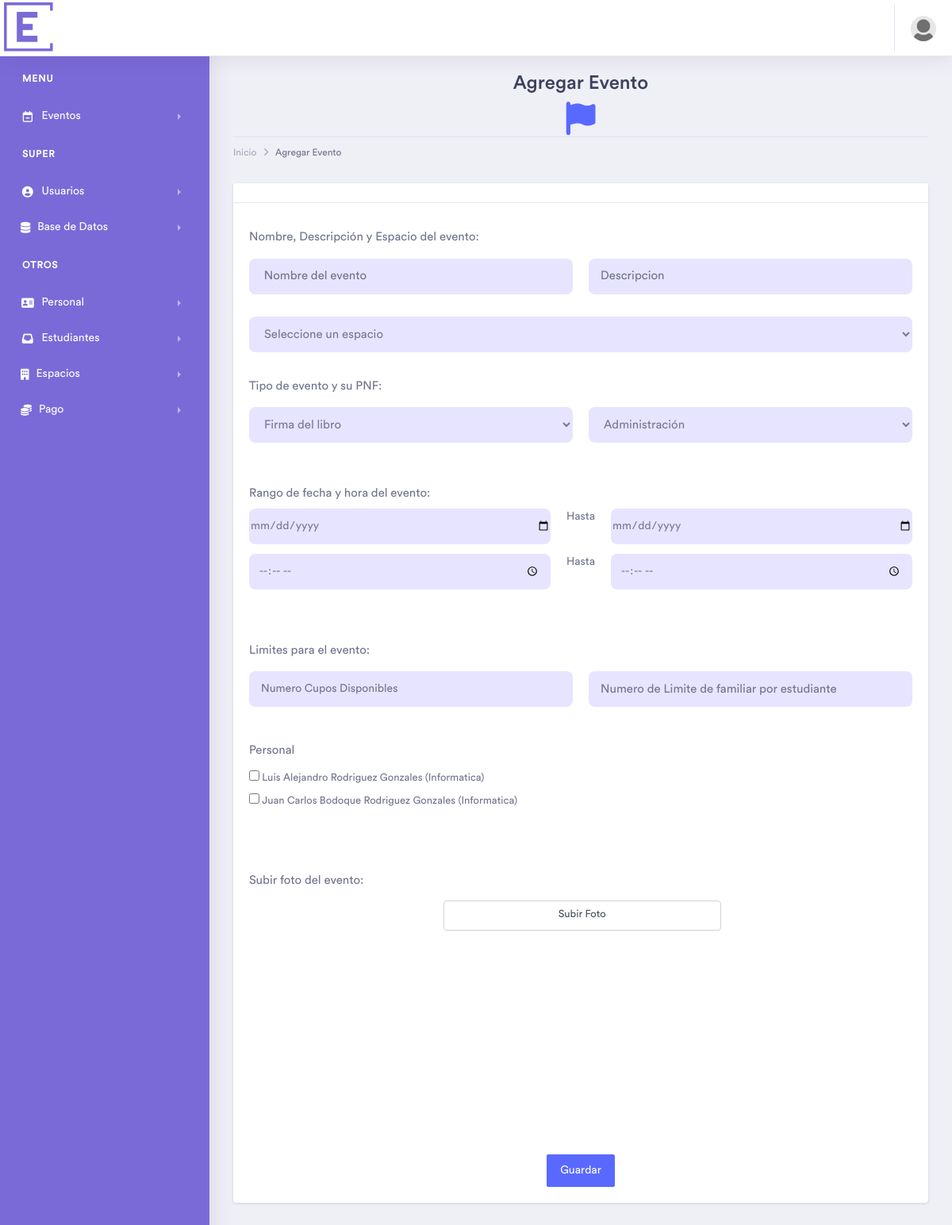
Screenshot of /php/agregarevento.php?id=2 (signed in) with the database file from the repository.
### tables this page shows
CREATE TABLE `usuarios` (
  `id` int(99) NOT NULL AUTO_INCREMENT,
  `username` text NOT NULL,
  `password` varchar(255) NOT NULL,
  `email` varchar(50) NOT NULL,
  `phone` text NOT NULL,
  `codigo` int(50) NOT NULL,
  `tutorial` int(11) NOT NULL,
  `activo` int(11) NOT NULL,
  `privilegio` int(11) NOT NULL,
  `disp` int(11) NOT NULL,
  `foto` varchar(100) NOT NULL,
  `exp` datetime(6) NOT NULL,
  `direccion` varchar(25) NOT NULL,
  `fundacion` varchar(100) NOT NULL,
  `institucion` varchar(100) NOT NULL,
  `banco` varchar(99) NOT NULL,
  `referencia` int(99) NOT NULL,
  `membresia` varchar(255) NOT NULL,
  PRIMARY KEY (`id`)
);

CREATE TABLE `profesores` (
  `id` int(11) NOT NULL AUTO_INCREMENT,
  `nombre` varchar(90) NOT NULL,
  `apellido` varchar(90) NOT NULL,
  `telefono` varchar(10) NOT NULL,
  `documento` varchar(1) NOT NULL,
  `dni` varchar(10) NOT NULL,
  `pnf` varchar(20) NOT NULL,
  `foto` varchar(255) NOT NULL,
  `direccion` varchar(255) NOT NULL,
  `disp` int(2) NOT NULL,
  `ide` int(20) NOT NULL,
  `Activo` int(10) NOT NULL,
  PRIMARY KEY (`id`)
);

### php/AgregarEvento.php (the view, shortened to what the rows shown need)
<!doctype html>
<html lang="en">
<head>
    <link rel="stylesheet" href="../assets/vendor/bootstrap/css/bootstrap.min.css">
    <link href="../assets/vendor/fonts/circular-std/style.css" rel="stylesheet">
    <link rel="stylesheet" href="../assets/libs/css/style.css">
    <link rel="stylesheet" href="../assets/vendor/fonts/fontawesome/css/fontawesome-all.css">
    <link rel="stylesheet" href="estilos.css">
</head>
<?php
include 'barra.php';
$ide = $row['id'];
if ($privilegio == 0) {
} elseif ($privilegio == 1) {
$id= $_REQUEST ['id'];
}
?>
        <div class="dashboard-wrapper">
            <div class="container-fluid dashboard-content">
            <div class="row">
                    <div class="col-xl-12 col-lg-12 col-md-12 col-sm-12 col-12">
                        <div class="page-header">
                        <div style="text-align: center;">
                            <h2 class="pageheader-title">Agregar Evento</h2>            <i class="fa fa-flag fa-fw fa-3x text-primary"></i>
</div>
                        </div>
                    </div>
                </div>
                <div class="row">
                    <div class="col-xl-12 col-lg-12 col-md-12 col-sm-12 col-12">
                        <div class="card">
                            <div class="card-body">
                                <form action="agregareventoppp.php?user=super" method="POST" enctype="multipart/form-data">
                                    <?php
  if ($privilegio == 0) {
      ?>
         <?php
                                        $sql = "SELECT lugar FROM espacios WHERE Disponibilidad = 'Disponible' AND ide = $ide ORDER BY id DESC";
                                        $result = $conexion->query($sql);
                                    ?>
<label class="col-form-label">Nombre, Descripción y Espacio del evento:</label>
<div class="row-two-fields">
    <div class="form-group">
<div class="contenedor">
                                    <input  name="nombre" type="text" placeholder=" Nombre del evento" maxlength= "40" minlength="5" required="" pattern= "[a-z A-Z]+">
                                      </div>
                                    </div>
<div class="form-group">
                                    <div class="contenedordos">
                                    <input  name="descrip" type="text" placeholder="Descripcion" maxlength= "40" minlength="5" required="">
                                    </div>
                                      </div>
</div>
                                <div class="form-group">
                                     <select class="select" id="input-select" name="campo" required>
                                                <option value="">Seleccione un espacio</option>
                                                    <?php
                                                    if ($result->num_rows > 0) {
                                                        while ($row55 = $result->fetch_assoc()) {
                                                            echo "<option value='" . $row55['lugar'] . "'>" . $row55['lugar'] . "</option>";
                                                        }
                                                    } else {
                                                        echo "<option value=''>No hay espacios disponibles</option>";
                                                    }
                                                    ?>
                                                </select>
                                                   </div>
  <label class="col-form-label">Tipo de evento y su PNF:</label>
<div class="row-two-fields">
                                      <div class="form-group">
                                                <select class="select" id="input-select" name="tipo" required>
                                                    <option>Firma del libro</option>
                                                    <option>Acta de grado</option>
                                                    <option>Imposision de medalla</option>
                                                    <option>Otro</option>
                                                </select>
                                           </div>
 <div class="form-group">
                                                    <select id="pnf" name="pnf" required class="select">
                                                    <option value="administracion">Administración</option>
                                                    <option value="agroalimentaria">Agroalimentaria</option>
                                                    <option value="construccion civil">Construcción Civil</option>
                                                    <option value="electricidad">Electricidad</option>
                                                    <option value="electronica">Electrónica</option>
                                                    <option value="enfermeria">Enfermería</option>
                                                    <option value="informatica">Informática</option>
                                                    <option value="economia">Economía</option>
                                                    <option value="mecanica">Mecánica</option>
                                                    <option value="turismo">Turismo</option>
                                                    </select>
                                                    <br>
                                                    <br>
    </div>
      </div>
  <label class="col-form-label">Rango de fecha y hora del evento:</label>
<div class="row-two-fields">
    <div class="form-group">
        <input name="fechai" required type="date" min="<?= date("Y-m-d");?>">
    </div>
Hasta
    <div class="form-group">
        <input name="fechac" required  type="date" min="<?= date("Y-m-d");?>">
    </div>
</div>
<div class="row-two-fields">
<div class="form-group">
<input id="inputText3" required name="horai"type="time" class="form-control" >
</div>
Hasta
<div class="form-group">
<input id="inputText3" required name="horac" type="time" class="form-control">
</div>
</div>
  <label class="col-form-label">Limites para el evento:</label>
  <div class="row-two-fields">
<div class="form-group">
<div class="rueda">
<input id="inputText3" required placeholder="Numero Cupos Disponibles" name="cupos" type="number" class="contenedor" min="1" maxlength="4" pattern="[a-z A-Z]+">
</div>
</div>
<div class="form-group">
<div class="ruedados">
<input id="inputText3" required name="familia" placeholder="Numero de Limite de familiar por estudiante" type="number" class="form-control" min="1" maxlength="4" pattern="[a-z A-Z]+">
</div>
</div>
</div>
      <?php
  } elseif ($privilegio == 1) {
      ?>
<?php
                                        $sql = "SELECT lugar FROM espacios WHERE Disponibilidad = 'Disponible' AND ide = $id ORDER BY id DESC";
                                        $result = $conexion->query($sql);
                                    ?>
                                    <label class="col-form-label">Nombre, Descripción y Espacio del evento:</label>
                                <div class="row-two-fields">
                                    <div class="form-group">
                                         </div>
             <div class="form-group">
                                         </div>
                                                </div>
                                 <div class="form-group">
                                     <select class="select" id="input-select" name="campo" required>
                                                </select>
                                                  </div>
<label class="col-form-label">Tipo de evento y su PNF:</label>
<div class="row-two-fields">
     <div class="form-group">
                                                 </div>
<div class="form-group">
                                                    <br>
                                                    <br>
                                                    </div>
                                                    </div>
  <label class="col-form-label">Rango de fecha y hora del evento:</label>
<div class="row-two-fields">
     <div class="form-group">
</div>
Hasta
 <div  class="form-group">
</div>
</div>
<div class="row-two-fields">
<div class="form-group">
</div>
Hasta
<div class="form-group">
</div>
</div>
<br>
<br>
<label class="col-form-label">Limites para el evento:</label>
<div class="row-two-fields">
<div class="form-group">
</div>
<div class="form-group">
</div>
</div>
      <?php
  }
  ?>
                                    <?php
                                    if ($privilegio == 0) {
                                        $sql = "SELECT id, nombre, apellido, pnf FROM profesores WHERE ide = $ide AND disp = 0 ";
                                    $result = $conexion->query($sql);
                                    } elseif ($privilegio == 1) {
                                       $sql = "SELECT id, nombre, apellido, pnf FROM profesores WHERE ide = $id AND disp = 0 ";
                                    $result = $conexion->query($sql);
                                    }
                                    ?>
                                    <label for="inputText3" class="col-form-label">Personal</label> <br>
                                       <?php
                                    if ($result->num_rows > 0) {
                                        while($row = $result->fetch_assoc()) {
                                            echo "<label><input type='checkbox' name='prof[]' value='" . $row['nombre'] . " " . $row['apellido'] . " (" . $row['pnf'] . ")" .  " '> " . $row['nombre'] . " " . $row['apellido'] . " (" . $row['pnf'] . ")" .  "</label><br>";
                                        }
                                    } else {
                                        echo "No se encontraron nombres en la base de datos.";
                                    }
                                    ?>
                                    <br>
          <br>
          <br>
               <label class="col-form-label">Subir foto del evento:</label>
          <div style="text-align: center;">
                                    <div class="custom-file mb-3">
                                            </div>
<br><br><br><br><br><br><br><br><br><br><br><br><br><br>
                                    <button href="SuperAñadir_Personalstudent.php" class="btn btn-primary "><i class="zmdi zmdi-floppy"></i> Guardar</button>
                                </form>
                            </div>
                        </div>
                    </div>
                </div>
            </div>
        </div>
    </div>
</body>
</html>

### php/barra.php (shortened to what the rows shown need)
<?php
require 'conexion.php';
if (!isset($_SESSION['usuario'])) {
    header('Location: inicio.php');
} else
$username = $_SESSION['usuario'];
$privilegio = $_SESSION['privilegio'];
$query = "SELECT * FROM usuarios WHERE username= '$username'";
$resultado=$conexion->query($query);
$row = $resultado->fetch_assoc();
?>
<body>
    <div class="dashboard-main-wrapper">
         <div class="dashboard-header">
            <nav class="navbar navbar-expand-lg bg-white fixed-top">
                <div class="collapse navbar-collapse " id="navbarSupportedContent">
                    <ul class="navbar-nav ml-auto navbar-right-top">
                        <li class="nav-item dropdown nav-user">
                            <a class="nav-link nav-user-img" href="#" id="navbarDropdownMenuLink2" data-toggle="dropdown" aria-haspopup="true" aria-expanded="false"><img src="<?php echo $row['foto']; ?>" alt="" class="user-avatar-md rounded-circle"></a>
                        </li>
                    </ul>
                </div>
            </nav>
        </div>

### rows the page displays
usuarios: foto (picture)
profesores: nombre "Luis Alejandro", apellido "Rodriguez Gonzales", pnf "Informatica"
profesores: nombre "Juan Carlos Bodoque", apellido "Rodriguez Gonzales", pnf "Informatica"
